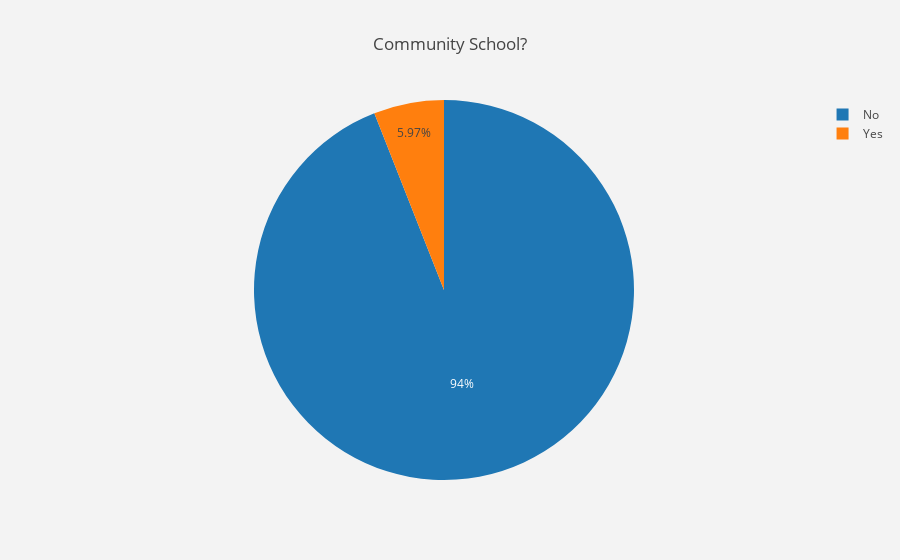

Notebook cell for this chart:
### Markdown cell above
<h2>Community College or Not</h2>

### Code cell
sch_cmnty = data_chart(schl_df, 'Community School?', 'cat')
sch_cmnty.plot('pie', **{'data_pie': {'hole': 0}})

### Figure 1 — Plotly figure (JSON) as saved in the notebook; plotly's stock layout.template omitted (floating-point values rounded to 4 significant figures)
{"data": [{"hole": 0, "hoverinfo": "label+percent", "labels": ["Yes", "No"], "type": "pie", "values": [76, 1196]}], "layout": {"autosize": true, "paper_bgcolor": "rgb(243, 243, 243)", "plot_bgcolor": "rgb(243, 243, 243)", "title": "Community School?"}}
